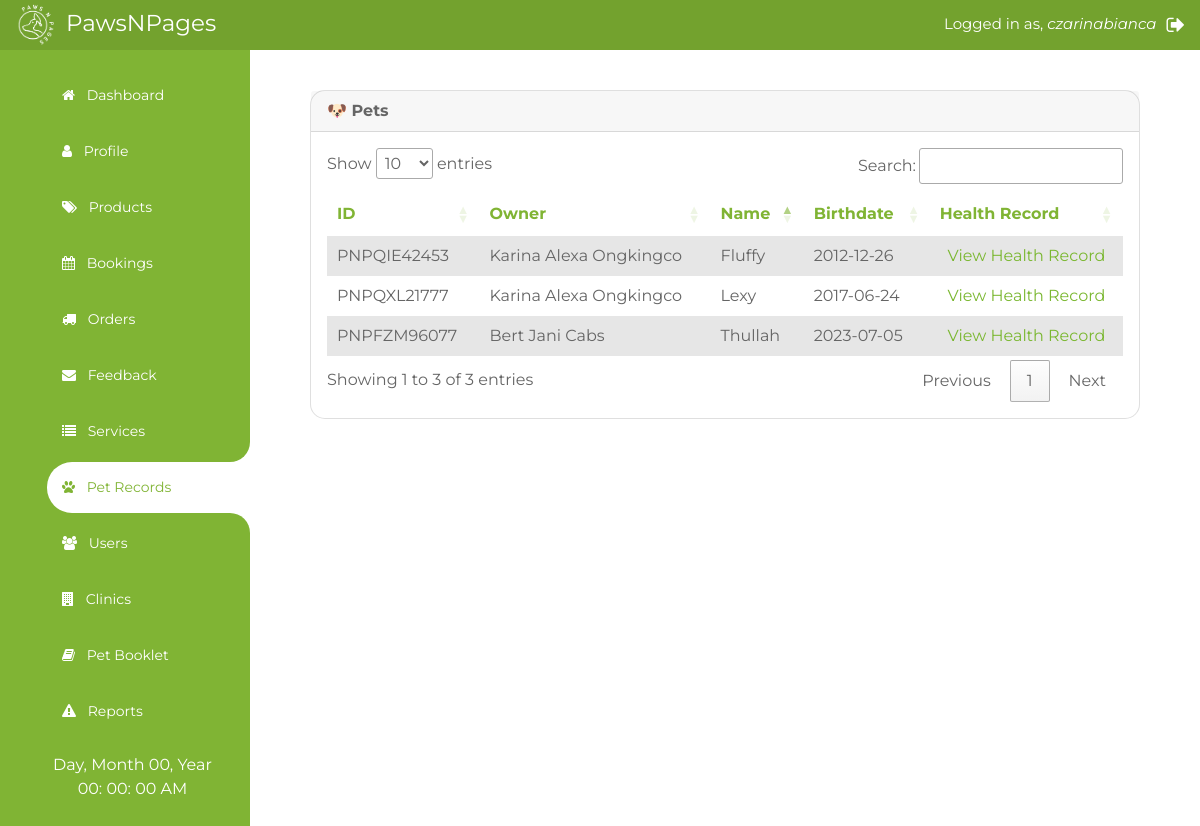
Screenshot of /petsearch.php (signed in) with the database file from the repository.
### tables this page shows
CREATE TABLE `users` (
  `UserID` int(11) NOT NULL,
  `FirstName` varchar(100) NOT NULL,
  `MiddleName` varchar(100) NOT NULL,
  `LastName` varchar(100) NOT NULL,
  `ContactNo` varchar(20) NOT NULL,
  `Birth_Date` date DEFAULT NULL,
  `UserType` varchar(50) NOT NULL,
  `Username` varchar(150) NOT NULL,
  `Email` varchar(200) NOT NULL,
  `Password` varchar(100) NOT NULL,
  `DateTimeModified` datetime DEFAULT NULL
);

CREATE TABLE `pets` (
  `PetID` int(11) NOT NULL,
  `PetImage` varchar(1000) NOT NULL,
  `PetName` varchar(300) NOT NULL,
  `Species` varchar(200) NOT NULL,
  `Breed` varchar(200) NOT NULL,
  `BirthDate` date NOT NULL,
  `Color` varchar(150) NOT NULL,
  `UserID` int(11) DEFAULT NULL,
  `PetUniqueID` varchar(200) NOT NULL
);

### petsearch.php (the view, shortened to what this page needs)
<?php
include('connection.php');
$userID = $_SESSION["id"];
$usertype = $_SESSION['usertype'];
?>
<!DOCTYPE html>
<html lang="en">
<head>
    <link rel="stylesheet" href="https://stackpath.bootstrapcdn.com/bootstrap/4.5.0/css/bootstrap.min.css">
    <link rel="stylesheet" href="https://maxcdn.bootstrapcdn.com/font-awesome/4.7.0/css/font-awesome.min.css">
    <link href="https://cdn.jsdelivr.net/npm/bootstrap-icons@1.4.1/font/bootstrap-icons.css" rel="stylesheet">
    <link href="lib/flaticon/font/flaticon.css" rel="stylesheet">
    <link href="lib/owlcarousel/assets/owl.carousel.min.css" rel="stylesheet">
    <link href="css/bootstrap.min.css" rel="stylesheet">
    <link href="css/style.css" rel="stylesheet">
</head>
<body onload="initClock()">
    <div style="width:100%; height:50px; background-color:#73a22e;">
        <p style="color:white; font-size:23px; padding-left:10px;"><img src="img/logo_white.png" height="50px">&nbsp;PawsNPages
            <?php
            $ret = mysqli_query($con, "SELECT * FROM users WHERE UserID='$userID'");
            while ($row = mysqli_fetch_array($ret)) {
            ?>
                <a href="logout.php" style="color:white; font-size:20px; padding-top:10px; float:right; padding-right:15px;"><i class="fa fa-sign-out"></i></a><a style="color:white; font-size:15px; padding-top:13px; float:right; padding-left:10px; padding-right:10px;">Logged in as, <i><?php echo $row['Username'] ?></i></a>&nbsp;&nbsp;
        </p>
    <?php } ?>
    </div>
    <div class="wrapper">
        <div class="side_bar">
            <div class="side_bar_bottom">
                <ul>
                    <li>
                        <a href="dashboard.php"><span class="icon"><i class="fa fa-home"></i></span>
                            <span class="item">Dashboard</span></a>
                    </li>
                    <li>
                        <a href="clinicadmin.php"><span class="icon"><i class="fa fa-user"></i></span>
                            <span class="item">Profile</span></a>
                    </li>
                    <li>
                        <a href="supplies.php"><span class="icon"><i class="fa fa-tags"></i></span>
                            <span class="item">Products</span></a>
                    </li>
                    <li>
                        <a href="bookings.php"><span class="icon"><i class="fa fa-calendar"></i></span>
                            <span class="item">Bookings</span></a>
                    </li>
                    <li>
                        <a href="orders_admin.php"><span class="icon"><i class="fa fa-truck"></i></span>
                            <span class="item">Orders</span></a>
                    </li>
                    <li>
                        <a href="feedbacks_admin.php"><span class="icon"><i class="fa fa-envelope"></i></span>
                            <span class="item">Feedback</span></a>
                    </li>
                    <li>
                        <a href="services.php"><span class="icon"><i class="fa fa-list"></i></span>
                            <span class="item">Services</span></a>
                    </li>
                    <li class="active">
                        <span class="top_curve"></span>
                        <a href="petsearch.php"><span class="icon"><i class="fa fa-paw"></i></span>
                            <span class="item">Pet Records</span></a>
                        <span class="bottom_curve"></span>
                    </li>
                    <?php if ($usertype == 'Administrator') { ?>
                        <li>
                            <a href="users.php"><span class="icon"><i class="fa fa-users"></i></span>
                                <span class="item">Users</span></a>
                        </li>
                        <li>
                            <a href="clinics_admin.php"><span class="icon"><i class="fa fa-building"></i></span>
                                <span class="item">Clinics</span></a>
                        </li>
                        <li>
                            <a href="petbooklet.php"><span class="icon"><i class="fa fa-book"></i></span>
                                <span class="item">Pet Booklet</span></a>
                        </li>
                        <li>
                            <a href="reports.php"><span class="icon"><i class="fa fa-exclamation-triangle"></i></span>
                                <span class="item">Reports</span></a>
                        </li>
                    <?php } ?>
                </ul>
                <div class="datetime" style="color:white;  text-align:center;">
                    <div class="date">
                        <span id="dayname">Day</span>,
                        <span id="month">Month</span>
                        <span id="daynum">00</span>,
                        <span id="year">Year</span>
                    </div>
                    <div class="time">
                        <span id="hour">00</span>:
                        <span id="minutes">00</span>:
                        <span id="seconds">00</span>
                        <span id="period">AM</span>
                    </div>
                </div>
            </div>
        </div>
        <?php if ($usertype == 'Administrator') { ?>
            <div class="main_container">
                <div style="padding-right:30px; padding-left:30px; padding-top:10px;">
                    <div class="card mb-4 mb-xl-0" style="border-radius: 15px;">
                        <div class="card-header userProfile-font">
                            <b style="padding-top:10px;">🐶 Pets</b>
                        </div>
                        <div class="card-body">
                            <table class="table table-striped table-hover" id="pets" style="border:0px;">
                                <thead>
                                    <tr class="table100-head">
                                        <th class="column1" style="border:0px; color:#80b434;">ID</th>
                                        <th class="column1" style="border:0px; color:#80b434;">Owner</th>
                                        <th class="column1" style="border:0px; color:#80b434;">Name</th>
                                        <th class="column1" style="border:0px; color:#80b434;">Birthdate</th>
                                        <th class="column1" style="border:0px; color:#80b434;">Health Record</th>
                                    </tr>
                                </thead>
                                <tbody style="border:0px;">
                                    <?php
                                    $ret = mysqli_query($con, "SELECT * FROM pets, users WHERE pets.userID = users.userID");
                                    $row = mysqli_num_rows($ret);
                                    if ($row > 0) {
                                        while ($row = mysqli_fetch_array($ret)) {
                                    ?>
                                            <tr border:0px;>
                                                <td style="border:0px;"><?php echo $row['PetUniqueID']; ?></td>
                                                <td style="border:0px;"><?php echo $row['FirstName'] . ' ' . $row['MiddleName'] . ' ' . $row['LastName'] ?></td>
                                                <td style="border:0px;"><?php echo $row['PetName']; ?></td>
                                                <td style="border:0px;"><?php echo $row['BirthDate']; ?></td>
                                                <td style="border:0px; text-align: center;"><a href="petHealthRecord_admin.php?petid=<?php echo $row['PetID'] ?>">View Health Record</a></td>
                                            </tr>
                                        <?php
                                        }
                                    } ?>
                                </tbody>
                            </table>
                        </div>
                    </div>
                </div>
            </div>
        <?php } ?>
    </div>
    <link rel="stylesheet" type="text/css" href="https://cdn.datatables.net/1.13.4/css/jquery.dataTables.min.css" />
</body>
</html>

### css/style.css (style rules this page uses)
:root { --primary: #7AB730; --secondary: #FFD33C; --light: #F3F3F3; --dark: #212121; }

### petsearch.php (style rules this page uses)
* { margin: 0; padding: 0; box-sizing: border-box; outline: none; text-decoration: none; list-style: none; font-family: 'Montserrat', sans-serif; }
.wrapper { background: white; display: flex; }
.side_bar { width: 250px; background: #80b434; }
.main_container { width: calc(100% - 250px); padding: 30px; min-height: 100vh; }
.side_bar .side_bar_bottom { background: #80b434; padding: 20px 0; padding-left: 15px; height: 100%; }
.side_bar .side_bar_bottom ul li { position: relative; }
.side_bar .side_bar_bottom ul li a { display: block; padding: 15px; font-size: 14px; color: white; margin-bottom: 5px; }
.side_bar .side_bar_bottom ul li a .icon { margin-right: 8px; }
.side_bar .side_bar_bottom ul li.active a { background: white; color: #80b434; border-top-left-radius: 25px; border-bottom-left-radius: 25px; }
.side_bar .side_bar_bottom ul li.active .top_curve, .side_bar .side_bar_bottom ul li.active .bottom_curve { position: absolute; left: 0; width: 100%; height: 20px; background: white; }
.side_bar .side_bar_bottom ul li.active .top_curve { top: -20px; }
.side_bar .side_bar_bottom ul li.active .bottom_curve { bottom: -20px; }
.side_bar .side_bar_bottom ul li.active .top_curve:before, .side_bar .side_bar_bottom ul li.active .bottom_curve:before { content: ""; position: absolute; top: 0; left: 0; width: 100%; height: 100%; background: #80b434; }
.side_bar .side_bar_bottom ul li.active .top_curve:before { border-bottom-right-radius: 25px; }
.side_bar .side_bar_bottom ul li.active .bottom_curve:before { border-top-right-radius: 25px; }

### rows the page displays
users: Username "czarinabianca"
pets: PetUniqueID "PNPFZM96077", UserID.FirstName "Bert", UserID.MiddleName "Jani", UserID.LastName "Cabs", PetName "Thullah", BirthDate "2023-07-05"
pets: PetUniqueID "PNPQXL21777", UserID.FirstName "Karina", UserID.MiddleName "Alexa", UserID.LastName "Ongkingco", PetName "Lexy", BirthDate "2017-06-24"
pets: PetUniqueID "PNPQIE42453", UserID.FirstName "Karina", UserID.MiddleName "Alexa", UserID.LastName "Ongkingco", PetName "Fluffy", BirthDate "2012-12-26"
